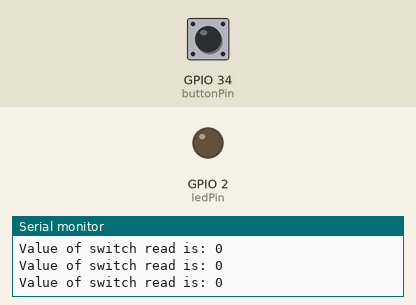
A sketch run on a simulated ESP32. On the bench: output pins drawn as LEDs (lit = HIGH), the last lines printed to the serial monitor. The inputs (shaded band) are chosen by the test bench; at power-on: GPIO 34 (buttonPin) LOW.

Above: at 2.8 s.
2.9 s: GPIO 34 (buttonPin) pulled HIGH for 1.2 s
At 5.4 s:
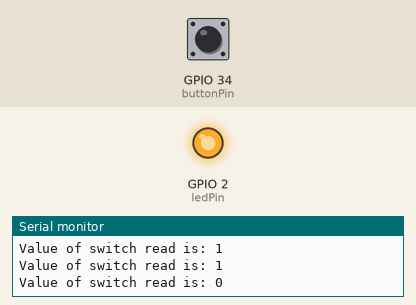
7.5 s: GPIO 34 (buttonPin) pulled HIGH for 3.2 s
At 12.8 s:
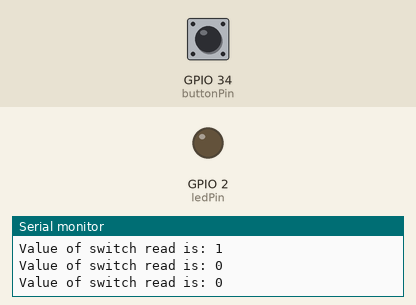
Timing chart, 0 to 14.3 s (numbered marks = the images above; inputs shaded):
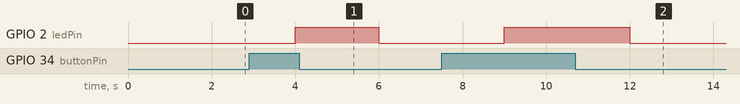

Measured:
- after the input at 2.9 s, GPIO 2 (ledPin): LOW → HIGH after 1.1 s, → LOW 2.0 s later
- after the input at 7.5 s, GPIO 2 (ledPin): LOW → HIGH after 1.5 s, → LOW 3.0 s later

The sketch:

LIMIT_SWITCH_LED.ino
```cpp
/*
  The LED turns on whenever limit switch is HIGH(pressed), else LED is off.

  Author: Suwetha I G
*/

//Variable and pin declaration
const int buttonPin = 34;//Limit switch pin
const int ledPin =  2;   //Led pin
int buttonState = 0;

void setup()
{
  //Initialises serial monitor
  Serial.begin(115200);

  //Pin initialisation
  pinMode(ledPin, OUTPUT);
  pinMode(buttonPin, INPUT);
}

void loop()
{
  buttonState = digitalRead(buttonPin);
  Serial.print("Value of switch read is: ");
  Serial.println(buttonState);
  delay(1000);

  if (buttonState == HIGH)
  {
    digitalWrite(ledPin, HIGH);
  }
  else
  {
    digitalWrite(ledPin, LOW);
  }
}
```
